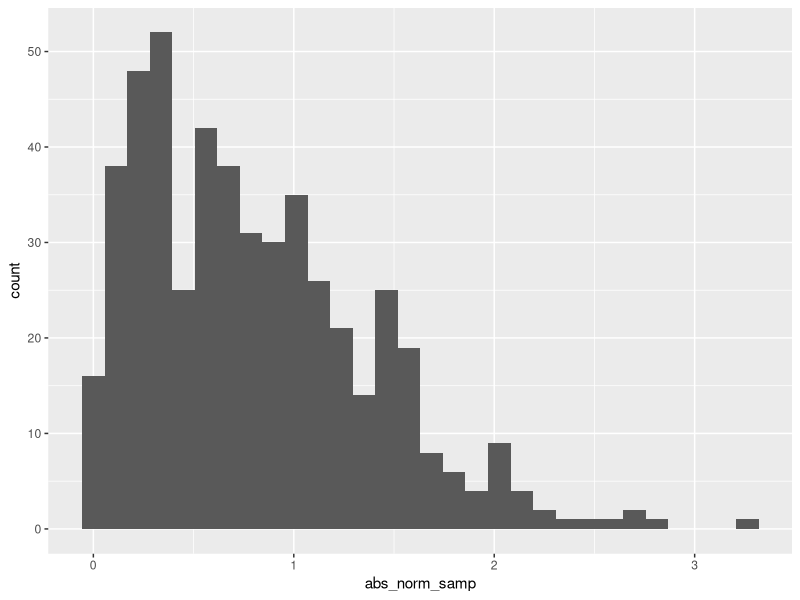

Reproduce this figure in R.
## ---- chunk 1
library(tidyverse)

la_df = tibble(
  norm_samp = rnorm(500),
  norm_samp_pos = norm_samp > 0,
  abs_norm_samp = abs(norm_samp)
)

ggplot(la_df, aes(x = abs_norm_samp)) + geom_histogram()

median_samp = median(pull(la_df, norm_samp))
